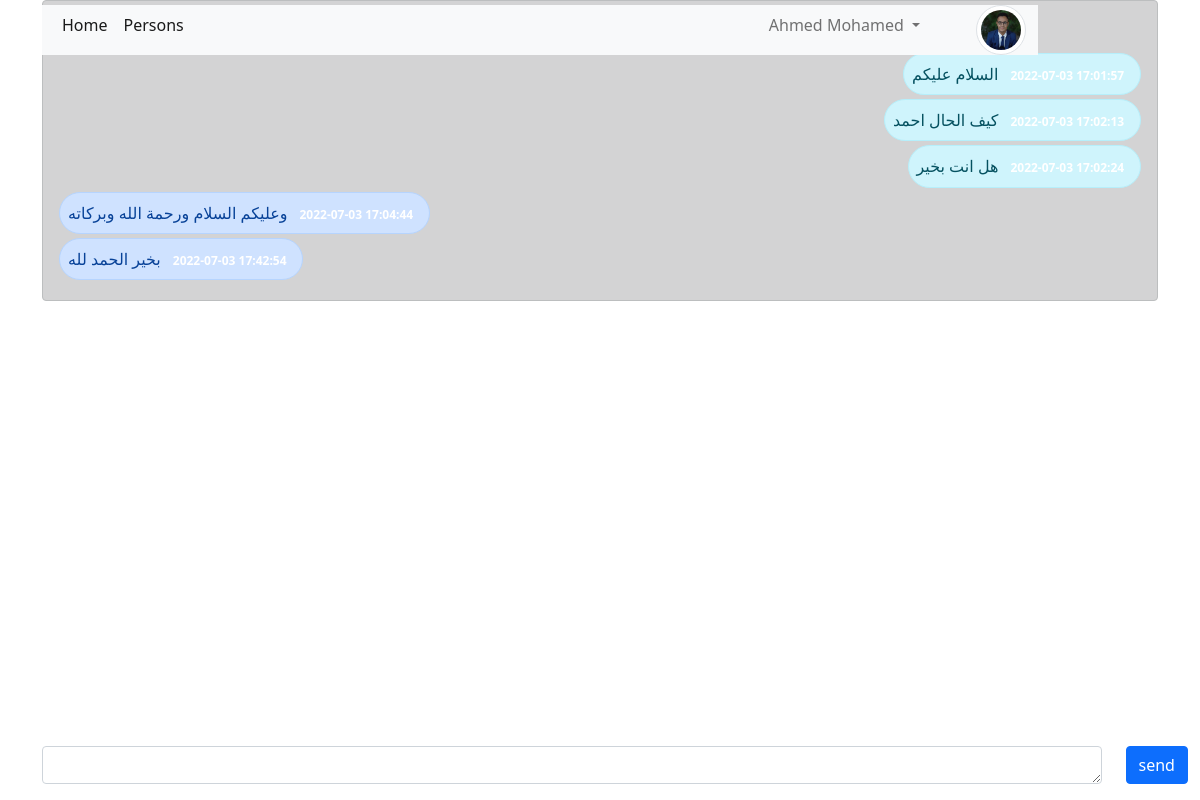
Screenshot of /chat.php?id=5 (signed in) with the database file from the repository.
### tables this page shows
CREATE TABLE `messages` (
  `id` int NOT NULL AUTO_INCREMENT,
  `first_user_id` int DEFAULT NULL,
  `second_user_id` int DEFAULT NULL,
  `message` text,
  `sender` int NOT NULL,
  `time` timestamp NULL DEFAULT CURRENT_TIMESTAMP,
  PRIMARY KEY (`id`),
  KEY `first_user_id` (`first_user_id`),
  KEY `second_user_id` (`second_user_id`),
  CONSTRAINT `messages_ibfk_1` FOREIGN KEY (`first_user_id`) REFERENCES `user` (`id`),
  CONSTRAINT `messages_ibfk_2` FOREIGN KEY (`second_user_id`) REFERENCES `user` (`id`)
);

### database/message.php (called while the page is built, shortened)
<?php
class message extends queryExecutes
{
    static function index($id)
    {
        $query=  new queryExecutes("select * from `messages` where (first_user_id= ".$_SESSION['user']->id ." and second_user_id =$id) or (second_user_id= ".$_SESSION['user']->id ." and first_user_id =$id) order by `time`;");
        return $query->queryExults()->fetch_all( MYSQLI_ASSOC);
    }
}

### database/queryExecutes.php (called while the page is built, shortened)
<?php
class queryExecutes extends Connection{
protected $query;
public function __construct($query){
    $this->query = $query;
}
    public function queryExults(){
$conn=new Connection('localhost','root','','chat' ,'3306');
return $conn->connect()->query($this->query);
    }
}
?>

### database/connection.php (called while the page is built, shortened)
<?php
class connection {
    protected $host;
    protected $databaseName;
    protected $username;
    protected $password;
    protected $port;
    protected $connection;
    public function __construct( $host, $username, $password, $databaseName,$port){
        $this->host = $host;
        $this->databaseName = $databaseName;
        $this->username = $username;
        $this->password = $password;
        $this->port = $port;
}
public function connect(){
 try   {
        $this->connection = new mysqli($this->host, $this->username, $this->password, $this->databaseName,$this->port);
    }
    catch(Exception $e) {
     echo "Error: " . $e->getMessage();
    }
return $this->connection;
}
}

### chat.php (the view, shortened to what this page needs)
<?php
require_once('./components/header.php');
if ($_SERVER['REQUEST_METHOD'] == 'GET') {
  if($_GET['id'])
  {
      require_once('./components/navbar.php');
      $messages=message::index($_GET['id']);
      ?>
      <ul  class="pt-5 alert alert-dark mb-5" style="list-style: none;">
          <?php
          foreach($messages as $messag)
          {
           if ( $messag['sender']==$_SESSION['user']->id){
               echo(" <li class='alert alert-primary rounded-pill my-1 me-auto p-2 ' style='width:fit-content'> ". $messag['message'] ." <span class ='badge badge-primary'>". $messag['time']."</span>   </li> " );}
           else {
                echo (" <li class='alert alert-info rounded-pill my-1 ms-auto p-2  ' style='width:fit-content'> ". $messag['message'] ." <span class ='badge badge-secondary'>". $messag['time']."</span>      </li> ");}
          }
          ?>
      </ul>
      <?php
  }
?>
<form method="post"  class=" " style="position:fixed; bottom:0;">
    <div class="mb-3 row justify-content-between">
        <div class="col-11">
        <textarea class="form-control " name="mesg" id="exampleFormControlTextarea1" rows="1" cols="135"></textarea>
        </div>
<div class="col-1">
    <button type="Submit" class="btn btn-primary ">send</button>
</div>
    </div>
</form>
<?php
    require_once('./components/footer.php');
}
elseif($_SERVER['REQUEST_METHOD'] == 'POST'){
    if(isset($_POST['mesg'])){
        message::store($_SESSION['user']->id,$_POST['second'],$_POST['mesg'],$_SESSION['user']->id);
        header("Location:chat.php?id=".$_POST['second']);
    }
}

### rows the page displays
messages: message "السلام عليكم", time "2022-07-03 17:01:57"
messages: message "كيف الحال احمد", time "2022-07-03 17:02:13"
messages: message "هل انت بخير", time "2022-07-03 17:02:24"
messages: message "وعليكم السلام ورحمة الله وبركاته", time "2022-07-03 17:04:44"
messages: message "بخير الحمد لله", time "2022-07-03 17:42:54"

### other values shown
$_SESSION['user']->first_name "Ahmed"
$_SESSION['user']->last_name "Mohamed"
